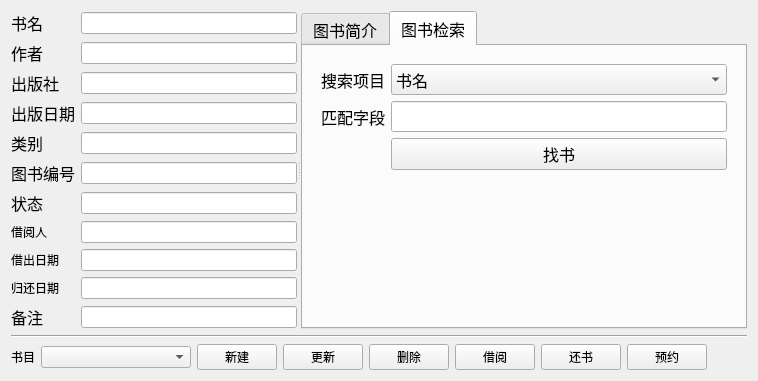
               <widget class="QWidget" name="tab_5">
                <attribute name="title">
                 <string>图书信息</string>
                </attribute>
                <layout class="QVBoxLayout" name="verticalLayout_9">
                 <item>
                  <widget class="QSplitter" name="splitter_2">
                   <property name="orientation">
                    <enum>Qt::Horizontal</enum>
                   </property>
                   <widget class="QWidget" name="formLayoutWidget_2">
                    <layout class="QGridLayout" name="gridLayout">
                     <item row="1" column="0">
                      <widget class="QLabel" name="label_26">
                       <property name="font">
                        <font>
                         <family>FZKai-Z03S</family>
                         <pointsize>12</pointsize>
                        </font>
                       </property>
                       <property name="text">
                        <string>作者</string>
                       </property>
                      </widget>
                     </item>
                     <item row="0" column="0">
                      <widget class="QLabel" name="label_8">
                       <property name="font">
                        <font>
                         <family>FZKai-Z03S</family>
                         <pointsize>12</pointsize>
                        </font>
                       </property>
                       <property name="text">
                        <string>书名</string>
                       </property>
                      </widget>
                     </item>
                     <item row="2" column="1">
                      <widget class="QLineEdit" name="lineEdit_press">
                       <property name="text">
                        <string/>
                       </property>
                      </widget>
                     </item>
                     <item row="4" column="1">
                      <widget class="QLineEdit" name="lineEdit_class">
                       <property name="text">
                        <string/>
                       </property>
                      </widget>
                     </item>
                     <item row="0" column="1">
                      <widget class="QLineEdit" name="lineEdit_book_name">
                       <property name="text">
                        <string/>
                       </property>
                      </widget>
                     </item>
                     <item row="6" column="0">
                      <widget class="QLabel" name="label_29">
                       <property name="font">
                        <font>
                         <family>FZKai-Z03S</family>
                         <pointsize>12</pointsize>
                        </font>
                       </property>
                       <property name="text">
                        <string>图书编号</string>
                       </property>
                      </widget>
                     </item>
                     <item row="7" column="1">
                      <widget class="QLineEdit" name="lineEdit_status">
                       <property name="text">
                        <string/>
                       </property>
                      </widget>
                     </item>
                     <item row="11" column="1">
                      <widget class="QLineEdit" name="lineEdit_note"/>
                     </item>
                     <item row="11" column="0">
                      <widget class="QLabel" name="label_19">
                       <property name="font">
                        <font>
                         <family>FZKai-Z03S</family>
                         <pointsize>12</pointsize>
                        </font>
                       </property>
                       <property name="text">
                        <string>备注</string>
                       </property>
                      </widget>
                     </item>
                     <item row="7" column="0">
                      <widget class="QLabel" name="label_32">
                       <property name="font">
                        <font>
                         <family>FZKai-Z03S</family>
                         <pointsize>12</pointsize>
                        </font>
                       </property>
                       <property name="text">
                        <string>状态</string>
                       </property>
                      </widget>
                     </item>
                     <item row="4" column="0">
                      <widget class="QLabel" name="label_28">
                       <property name="font">
                        <font>
                         <family>FZKai-Z03S</family>
                         <pointsize>12</pointsize>
                        </font>
                       </property>
                       <property name="text">
                        <string>类别</string>
                       </property>
                      </widget>
                     </item>
                     <item row="2" column="0">
                      <widget class="QLabel" name="label_27">
                       <property name="font">
                        <font>
                         <family>FZKai-Z03S</family>
                         <pointsize>12</pointsize>
                        </font>
                       </property>
                       <property name="text">
                        <string>出版社</string>
                       </property>
                      </widget>
                     </item>
                     <item row="3" column="1">
                      <widget class="QLineEdit" name="lineEdit_year">
                       <property name="text">
                        <string/>
                       </property>
                      </widget>
                     </item>
                     <item row="3" column="0">
                      <widget class="QLabel" name="label_18">
                       <property name="font">
                        <font>
                         <family>FZKai-Z03S</family>
                         <pointsize>12</pointsize>
                        </font>
                       </property>
                       <property name="text">
                        <string>出版日期</string>
                       </property>
                      </widget>
                     </item>
                     <item row="6" column="1">
                      <widget class="QLineEdit" name="lineEdit_id">
                       <property name="text">
                        <string/>
                       </property>
                      </widget>
                     </item>
                     <item row="1" column="1">
                      <widget class="QLineEdit" name="lineEdit_author">
                       <property name="text">
                        <string/>
                       </property>
                      </widget>
                     </item>
                     <item row="8" column="0">
                      <widget class="QLabel" name="label_5">
                       <property name="sizePolicy">
                        <sizepolicy hsizetype="Preferred" vsizetype="Fixed">
                         <horstretch>0</horstretch>
                         <verstretch>0</verstretch>
                        </sizepolicy>
                       </property>
                       <property name="text">
                        <string>借阅人</string>
                       </property>
                      </widget>
                     </item>
                     <item row="9" column="0">
                      <widget class="QLabel" name="label_6">
                       <property name="text">
                        <string>借出日期</string>
                       </property>
                      </widget>
                     </item>
                     <item row="8" column="1">
                      <widget class="QLineEdit" name="lineEdit_borrower">
                       <property name="text">
                        <string/>
                       </property>
                      </widget>
                     </item>
                     <item row="10" column="0">
                      <widget class="QLabel" name="label_7">
                       <property name="text">
                        <string>归还日期</string>
                       </property>
                      </widget>
                     </item>
                     <item row="9" column="1">
                      <widget class="QLineEdit" name="lineEdit_lend_date">
                       <property name="text">
                        <string/>
                       </property>
                      </widget>
                     </item>
                     <item row="10" column="1">
                      <widget class="QLineEdit" name="lineEdit_return_date">
                       <property name="text">
                        <string/>
                       </property>
                      </widget>
                     </item>
                    </layout>
                   </widget>
                   <widget class="QTabWidget" name="tabWidget_3">
                    <property name="font">
                     <font>
                      <family>FZKai-Z03S</family>
                      <pointsize>12</pointsize>
                     </font>
                    </property>
                    <property name="currentIndex">
                     <number>1</number>
                    </property>
                    <widget class="QWidget" name="tab_7">
                     <attribute name="title">
                      <string>图书简介</string>
                     </attribute>
                     <layout class="QHBoxLayout" name="horizontalLayout_16">
                      <item>
                       <widget class="QTextEdit" name="textEdit_abstract">
                        <property name="font">
                         <font>
                          <pointsize>12</pointsize>
                         </font>
                        </property>
                        <property name="frameShape">
                         <enum>QFrame::Box</enum>
                        </property>
                        <property name="frameShadow">
                         <enum>QFrame::Raised</enum>
                        </property>
                        <property name="html">
                         <string>&lt;!DOCTYPE HTML PUBLIC &quot;-//W3C//DTD HTML 4.0//EN&quot; &quot;http://www.w3.org/TR/REC-html40/strict.dtd&quot;&gt;
&lt;html&gt;&lt;head&gt;&lt;meta name=&quot;qrichtext&quot; content=&quot;1&quot; /&gt;&lt;style type=&quot;text/css&quot;&gt;
p, li { white-space: pre-wrap; }
&lt;/style&gt;&lt;/head&gt;&lt;body style=&quot; font-family:'FZKai-Z03S'; font-size:12pt; font-weight:400; font-style:normal;&quot;&gt;
&lt;p style=&quot;-qt-paragraph-type:empty; margin-top:0px; margin-bottom:0px; margin-left:0px; margin-right:0px; -qt-block-indent:0; text-indent:0px;&quot;&gt;&lt;br /&gt;&lt;/p&gt;&lt;/body&gt;&lt;/html&gt;</string>
                        </property>
                        <property name="acceptRichText">
                         <bool>false</bool>
                        </property>
                       </widget>
                      </item>
                     </layout>
                    </widget>
                    <widget class="QWidget" name="tab_8">
                     <attribute name="title">
                      <string>图书检索</string>
                     </attribute>
                     <layout class="QVBoxLayout" name="verticalLayout_6">
                      <item>
                       <widget class="View" name="widget_view" native="true">
                        <layout class="QGridLayout" name="gridLayout_2">
                         <item row="0" column="1">
                          <widget class="QComboBox" name="comboBox_search_field">
                           <property name="minimumSize">
                            <size>
                             <width>100</width>
                             <height>0</height>
                            </size>
                           </property>
                           <property name="font">
                            <font>
                             <family>FZKai-Z03S</family>
                             <pointsize>12</pointsize>
                            </font>
                           </property>
                           <item>
                            <property name="text">
                             <string>书名</string>
                            </property>
                           </item>
                           <item>
                            <property name="text">
                             <string>编号</string>
                            </property>
                           </item>
                           <item>
                            <property name="text">
                             <string>作者</string>
                            </property>
                           </item>
                           <item>
                            <property name="text">
                             <string>状态</string>
                            </property>
                           </item>
                           <item>
                            <property name="text">
                             <string>类别</string>
                            </property>
                           </item>
                          </widget>
                         </item>
                         <item row="1" column="1">
                          <widget class="QLineEdit" name="lineEdit_search_item"/>
                         </item>
                         <item row="1" column="0">
                          <widget class="QLabel" name="label_10">
                           <property name="font">
                            <font>
                             <family>FZKai-Z03S</family>
                             <pointsize>12</pointsize>
                            </font>
                           </property>
                           <property name="text">
                            <string>匹配字段</string>
                           </property>
                          </widget>
                         </item>
                         <item row="0" column="0">
                          <widget class="QLabel" name="label_9">
                           <property name="font">
                            <font>
                             <family>FZKai-Z03S</family>
                             <pointsize>12</pointsize>
                            </font>
                           </property>
                           <property name="text">
                            <string>搜索项目</string>
                           </property>
                          </widget>
                         </item>
                         <item row="3" column="0">
                          <spacer name="verticalSpacer">
                           <property name="orientation">
                            <enum>Qt::Vertical</enum>
                           </property>
                           <property name="sizeHint" stdset="0">
                            <size>
                             <width>20</width>
                             <height>40</height>
                            </size>
                           </property>
                          </spacer>
                         </item>
                         <item row="2" column="1">
                          <widget class="QPushButton" name="pushButton_search">
                           <property name="font">
                            <font>
                             <family>FZKai-Z03S</family>
                             <pointsize>12</pointsize>
                            </font>
                           </property>
                           <property name="text">
                            <string>找书</string>
                           </property>
                          </widget>
                         </item>
                        </layout>
                       </widget>
                      </item>
                     </layout>
                    </widget>
                   </widget>
                  </widget>
                 </item>
                 <item>
                  <widget class="Line" name="line">
                   <property name="orientation">
                    <enum>Qt::Horizontal</enum>
                   </property>
                  </widget>
                 </item>
                 <item>
                  <layout class="QHBoxLayout" name="horizontalLayout_15">
                   <item>
                    <widget class="QLabel" name="label_31">
                     <property name="text">
                      <string>书目</string>
                     </property>
                    </widget>
                   </item>
                   <item>
                    <widget class="QComboBox" name="comboBox_books">
                     <property name="minimumSize">
                      <size>
                       <width>150</width>
                       <height>0</height>
                      </size>
                     </property>
                    </widget>
                   </item>
                   <item>
                    <widget class="QPushButton" name="pushButton_new">
                     <property name="text">
                      <string>新建</string>
                     </property>
                    </widget>
                   </item>
                   <item>
                    <widget class="QPushButton" name="pushButton_update">
                     <property name="text">
                      <string>更新</string>
                     </property>
                    </widget>
                   </item>
                   <item>
                    <widget class="QPushButton" name="pushButton_remove">
                     <property name="text">
                      <string>删除</string>
                     </property>
                    </widget>
                   </item>
                   <item>
                    <widget class="QPushButton" name="pushButton_lend">
                     <property name="text">
                      <string>借阅</string>
                     </property>
                    </widget>
                   </item>
                   <item>
                    <widget class="QPushButton" name="pushButton_return">
                     <property name="text">
                      <string>还书</string>
                     </property>
                    </widget>
                   </item>
                   <item>
                    <widget class="QPushButton" name="pushButton_reserve">
                     <property name="text">
                      <string>预约</string>
                     </property>
                    </widget>
                   </item>
                   <item>
                    <spacer name="horizontalSpacer_2">
                     <property name="orientation">
                      <enum>Qt::Horizontal</enum>
                     </property>
                     <property name="sizeHint" stdset="0">
                      <size>
                       <width>40</width>
                       <height>20</height>
                      </size>
                     </property>
                    </spacer>
                   </item>
                  </layout>
                 </item>
                </layout>
               </widget>
